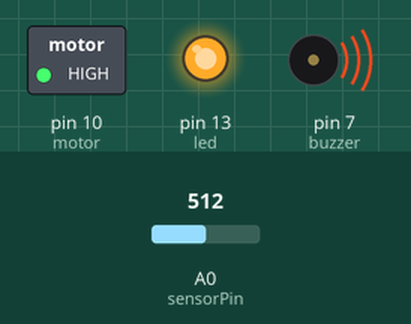
Recording of a sketch running on a simulated Arduino Uno, built with avr-gcc and run on an emulated ATmega328P. Shown: switched loads named in the sketch (green lamp = pin HIGH), output pins drawn as LEDs (lit = HIGH), buzzer (waves = sounding, pin HIGH). The inputs (shaded band) are chosen by the test bench; at power-on: A0 (sensorPin) = 512. What the sketch prints to the serial monitor is not drawn.

Above: at 1.2 s.
1.3 s: A0 (sensorPin) set to 220
2.8 s: A0 (sensorPin) set to 192
At 3.4 s:
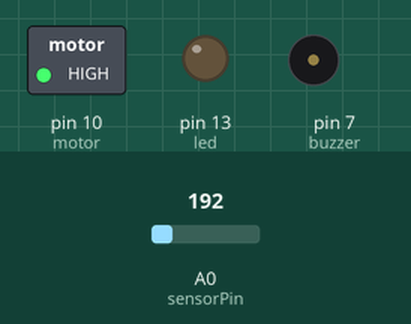
4.4 s: A0 (sensorPin) set to 175
5.9 s: A0 (sensorPin) set to 153
At 6.5 s:
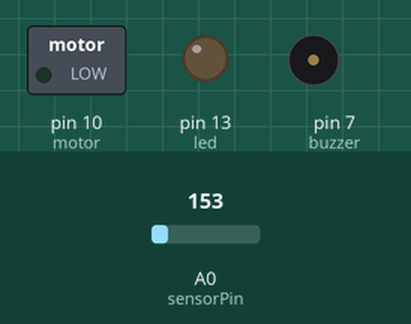
7.5 s: A0 (sensorPin) set to 306
At 8.0 s:
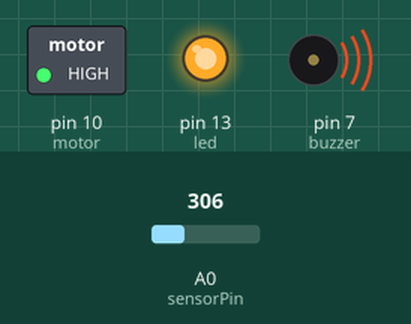
9.1 s: A0 (sensorPin) set to 122
At 9.6 s:
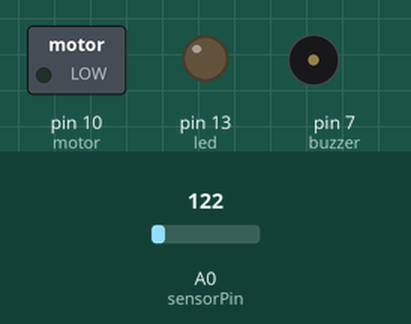
Timing chart, 0 to 11.7 s (numbered marks = the images above; inputs shaded):
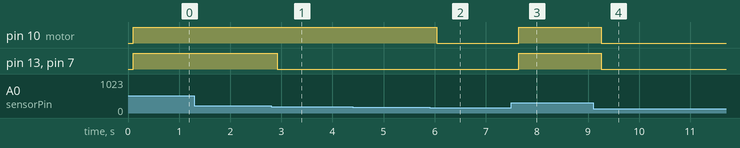

Measured:
- the behaviour switches between 205 and 204 on A0 (sensorPin) (found by bisection; images 0 and 1)
- the behaviour switches between 164 and 163 on A0 (sensorPin) (found by bisection; images 1 and 2)
- after the input at 1.3 s, every drawn part: stays the same
- after the input at 2.8 s, pin 13 (led), pin 7 (buzzer): HIGH → LOW after 0.12 s
- after the input at 4.4 s, every drawn part: stays the same
- after the input at 5.9 s, pin 10 (motor): HIGH → LOW after 0.14 s
- after the input at 7.5 s, pin 10 (motor), pin 13 (led), pin 7 (buzzer): LOW → HIGH after 0.15 s
- after the input at 9.1 s, pin 10 (motor), pin 13 (led), pin 7 (buzzer): HIGH → LOW after 0.16 s

The sketch:

greenhouse_temperature_controller1.ino
```cpp
// C++ code

#define sensorPin A0
int led = 13;
int motor = 10;
int buzzer = 7;


void setup() {
  pinMode(led, OUTPUT);
  pinMode(motor, OUTPUT);
  pinMode(buzzer, OUTPUT);
  Serial.begin(9600);
}
void loop() {

  int reading = analogRead(sensorPin);

  float voltage = reading * (5000 / 1024.0);

  float temperatura = (voltage - 500) / 10;

  Serial.print(temperatura);
  Serial.print(" \xB0");
  Serial.println("C");
  delay(100);
  if(temperatura > 30){
    digitalWrite(motor, HIGH);
  }else{
    digitalWrite(motor, LOW);
  }
    if(temperatura > 50){
    digitalWrite(led, HIGH);
    digitalWrite(buzzer, HIGH);
  }else{
    digitalWrite(led, LOW);
    digitalWrite(buzzer, LOW);
  }

}
```
